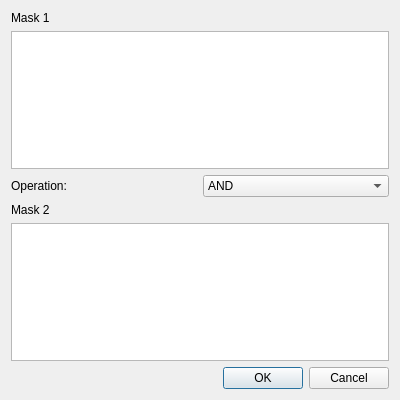
<?xml version="1.0" encoding="UTF-8"?>
<ui version="4.0">
 <class>Dialog</class>
 <widget class="QDialog" name="Dialog">
  <property name="geometry">
   <rect>
    <x>0</x>
    <y>0</y>
    <width>400</width>
    <height>400</height>
   </rect>
  </property>
  <property name="windowTitle">
   <string>Mask Math</string>
  </property>
  <layout class="QVBoxLayout" name="verticalLayout">
   <item>
    <widget class="QLabel" name="mask1Label">
     <property name="text">
      <string>Mask 1</string>
     </property>
    </widget>
   </item>
   <item>
    <widget class="QListWidget" name="mask1ListWidget"/>
   </item>
   <item>
    <layout class="QHBoxLayout" name="horizontalLayout">
     <item>
      <widget class="QLabel" name="opLabel">
       <property name="sizePolicy">
        <sizepolicy hsizetype="Minimum" vsizetype="Preferred">
         <horstretch>0</horstretch>
         <verstretch>0</verstretch>
        </sizepolicy>
       </property>
       <property name="text">
        <string>Operation:</string>
       </property>
      </widget>
     </item>
     <item>
      <widget class="QComboBox" name="opComboBox">
       <item>
        <property name="text">
         <string>AND</string>
        </property>
       </item>
       <item>
        <property name="text">
         <string>OR</string>
        </property>
       </item>
       <item>
        <property name="text">
         <string>NOT</string>
        </property>
       </item>
       <item>
        <property name="text">
         <string>XOR</string>
        </property>
       </item>
      </widget>
     </item>
    </layout>
   </item>
   <item>
    <widget class="QLabel" name="mask2Label">
     <property name="text">
      <string>Mask 2</string>
     </property>
    </widget>
   </item>
   <item>
    <widget class="QListWidget" name="mask2ListWidget"/>
   </item>
   <item>
    <widget class="QDialogButtonBox" name="buttonBox">
     <property name="orientation">
      <enum>Qt::Orientation::Horizontal</enum>
     </property>
     <property name="standardButtons">
      <set>QDialogButtonBox::StandardButton::Cancel|QDialogButtonBox::StandardButton::Ok</set>
     </property>
    </widget>
   </item>
  </layout>
 </widget>
 <resources/>
 <connections>
  <connection>
   <sender>buttonBox</sender>
   <signal>accepted()</signal>
   <receiver>Dialog</receiver>
   <slot>accept()</slot>
   <hints>
    <hint type="sourcelabel">
     <x>248</x>
     <y>254</y>
    </hint>
    <hint type="destinationlabel">
     <x>157</x>
     <y>274</y>
    </hint>
   </hints>
  </connection>
  <connection>
   <sender>buttonBox</sender>
   <signal>rejected()</signal>
   <receiver>Dialog</receiver>
   <slot>reject()</slot>
   <hints>
    <hint type="sourcelabel">
     <x>316</x>
     <y>260</y>
    </hint>
    <hint type="destinationlabel">
     <x>286</x>
     <y>274</y>
    </hint>
   </hints>
  </connection>
 </connections>
</ui>
